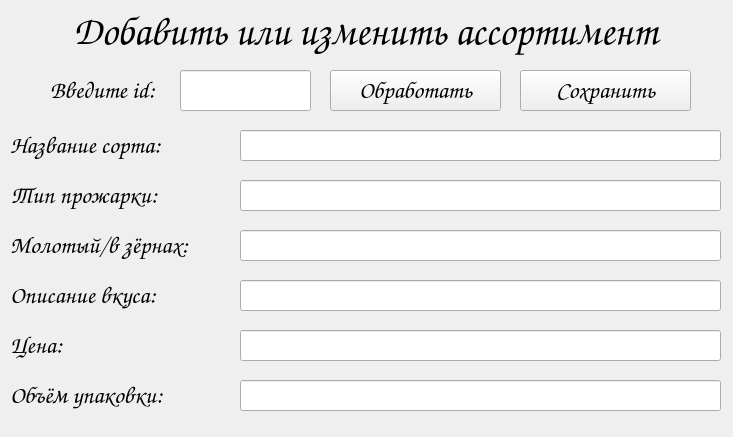
<?xml version="1.0" encoding="UTF-8"?>
<ui version="4.0">
 <class>Form</class>
 <widget class="QWidget" name="Form">
  <property name="geometry">
   <rect>
    <x>0</x>
    <y>0</y>
    <width>733</width>
    <height>437</height>
   </rect>
  </property>
  <property name="windowTitle">
   <string>Form</string>
  </property>
  <widget class="QLabel" name="label">
   <property name="geometry">
    <rect>
     <x>50</x>
     <y>70</y>
     <width>131</width>
     <height>41</height>
    </rect>
   </property>
   <property name="font">
    <font>
     <family>Comic Sans MS</family>
     <pointsize>18</pointsize>
    </font>
   </property>
   <property name="text">
    <string>Введите id:</string>
   </property>
  </widget>
  <widget class="QLabel" name="label_2">
   <property name="geometry">
    <rect>
     <x>0</x>
     <y>0</y>
     <width>731</width>
     <height>61</height>
    </rect>
   </property>
   <property name="font">
    <font>
     <family>Comic Sans MS</family>
     <pointsize>30</pointsize>
    </font>
   </property>
   <property name="text">
    <string>Добавить или изменить ассортимент</string>
   </property>
   <property name="alignment">
    <set>Qt::AlignCenter</set>
   </property>
  </widget>
  <widget class="QLineEdit" name="id">
   <property name="geometry">
    <rect>
     <x>180</x>
     <y>70</y>
     <width>131</width>
     <height>41</height>
    </rect>
   </property>
   <property name="font">
    <font>
     <pointsize>18</pointsize>
    </font>
   </property>
  </widget>
  <widget class="QPushButton" name="make">
   <property name="geometry">
    <rect>
     <x>330</x>
     <y>70</y>
     <width>171</width>
     <height>41</height>
    </rect>
   </property>
   <property name="font">
    <font>
     <family>Comic Sans MS</family>
     <pointsize>18</pointsize>
    </font>
   </property>
   <property name="text">
    <string>Обработать</string>
   </property>
  </widget>
  <widget class="QLabel" name="label_4">
   <property name="geometry">
    <rect>
     <x>10</x>
     <y>130</y>
     <width>181</width>
     <height>31</height>
    </rect>
   </property>
   <property name="font">
    <font>
     <family>Comic Sans MS</family>
     <pointsize>18</pointsize>
    </font>
   </property>
   <property name="text">
    <string>Название сорта:</string>
   </property>
  </widget>
  <widget class="QLabel" name="label_5">
   <property name="geometry">
    <rect>
     <x>10</x>
     <y>180</y>
     <width>181</width>
     <height>31</height>
    </rect>
   </property>
   <property name="font">
    <font>
     <family>Comic Sans MS</family>
     <pointsize>18</pointsize>
    </font>
   </property>
   <property name="text">
    <string>Тип прожарки:</string>
   </property>
  </widget>
  <widget class="QLabel" name="label_6">
   <property name="geometry">
    <rect>
     <x>10</x>
     <y>230</y>
     <width>231</width>
     <height>31</height>
    </rect>
   </property>
   <property name="font">
    <font>
     <family>Comic Sans MS</family>
     <pointsize>18</pointsize>
    </font>
   </property>
   <property name="text">
    <string>Молотый/в зёрнах:</string>
   </property>
  </widget>
  <widget class="QLabel" name="label_7">
   <property name="geometry">
    <rect>
     <x>10</x>
     <y>280</y>
     <width>191</width>
     <height>31</height>
    </rect>
   </property>
   <property name="font">
    <font>
     <family>Comic Sans MS</family>
     <pointsize>18</pointsize>
    </font>
   </property>
   <property name="text">
    <string>Описание вкуса:</string>
   </property>
  </widget>
  <widget class="QLabel" name="label_8">
   <property name="geometry">
    <rect>
     <x>10</x>
     <y>330</y>
     <width>181</width>
     <height>31</height>
    </rect>
   </property>
   <property name="font">
    <font>
     <family>Comic Sans MS</family>
     <pointsize>18</pointsize>
    </font>
   </property>
   <property name="text">
    <string>Цена:</string>
   </property>
  </widget>
  <widget class="QLabel" name="label_9">
   <property name="geometry">
    <rect>
     <x>10</x>
     <y>380</y>
     <width>201</width>
     <height>31</height>
    </rect>
   </property>
   <property name="font">
    <font>
     <family>Comic Sans MS</family>
     <pointsize>18</pointsize>
    </font>
   </property>
   <property name="text">
    <string>Объём упаковки:</string>
   </property>
  </widget>
  <widget class="QLineEdit" name="molot_or_zerna">
   <property name="geometry">
    <rect>
     <x>240</x>
     <y>230</y>
     <width>481</width>
     <height>31</height>
    </rect>
   </property>
   <property name="font">
    <font>
     <family>Comic Sans MS</family>
     <pointsize>18</pointsize>
    </font>
   </property>
  </widget>
  <widget class="QLineEdit" name="type">
   <property name="geometry">
    <rect>
     <x>240</x>
     <y>180</y>
     <width>481</width>
     <height>31</height>
    </rect>
   </property>
   <property name="font">
    <font>
     <family>Comic Sans MS</family>
     <pointsize>18</pointsize>
    </font>
   </property>
  </widget>
  <widget class="QLineEdit" name="sort">
   <property name="geometry">
    <rect>
     <x>240</x>
     <y>130</y>
     <width>481</width>
     <height>31</height>
    </rect>
   </property>
   <property name="font">
    <font>
     <family>Comic Sans MS</family>
     <pointsize>18</pointsize>
    </font>
   </property>
  </widget>
  <widget class="QLineEdit" name="taste">
   <property name="geometry">
    <rect>
     <x>240</x>
     <y>280</y>
     <width>481</width>
     <height>31</height>
    </rect>
   </property>
   <property name="font">
    <font>
     <family>Comic Sans MS</family>
     <pointsize>18</pointsize>
    </font>
   </property>
  </widget>
  <widget class="QLineEdit" name="cost">
   <property name="geometry">
    <rect>
     <x>240</x>
     <y>330</y>
     <width>481</width>
     <height>31</height>
    </rect>
   </property>
   <property name="font">
    <font>
     <family>Comic Sans MS</family>
     <pointsize>18</pointsize>
    </font>
   </property>
  </widget>
  <widget class="QLineEdit" name="obem">
   <property name="geometry">
    <rect>
     <x>240</x>
     <y>380</y>
     <width>481</width>
     <height>31</height>
    </rect>
   </property>
   <property name="font">
    <font>
     <family>Comic Sans MS</family>
     <pointsize>18</pointsize>
    </font>
   </property>
  </widget>
  <widget class="QPushButton" name="saving">
   <property name="geometry">
    <rect>
     <x>520</x>
     <y>70</y>
     <width>171</width>
     <height>41</height>
    </rect>
   </property>
   <property name="font">
    <font>
     <family>Comic Sans MS</family>
     <pointsize>18</pointsize>
    </font>
   </property>
   <property name="text">
    <string>Сохранить</string>
   </property>
  </widget>
 </widget>
 <resources/>
 <connections/>
</ui>
